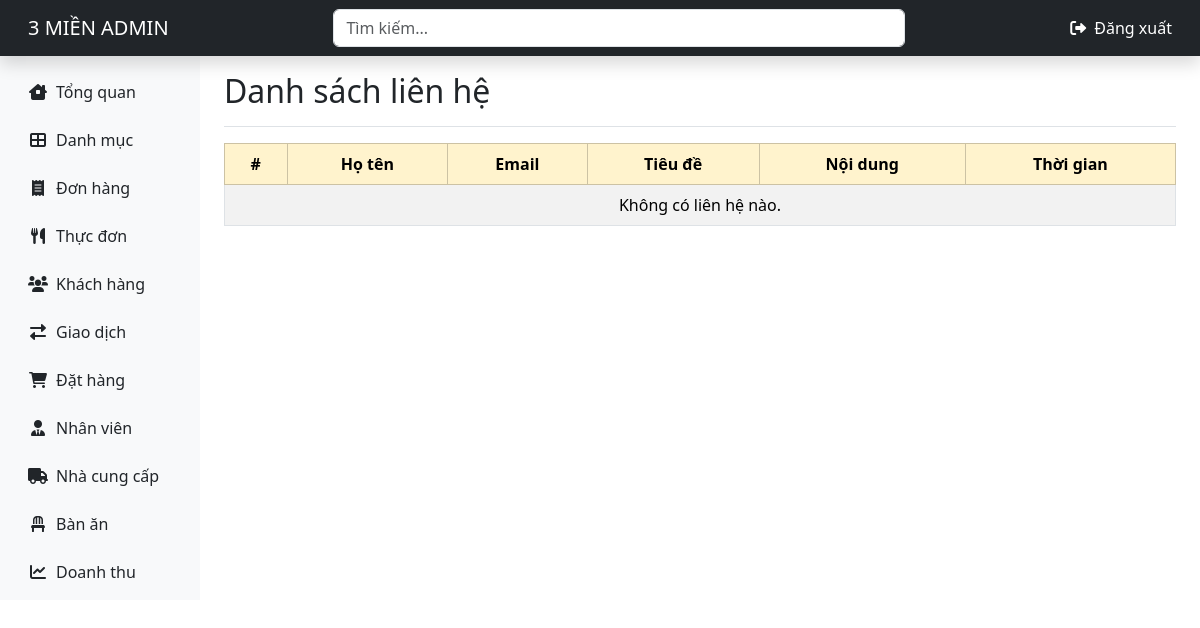
The page /admin/pages/contact/index.php on the database as committed earlier.
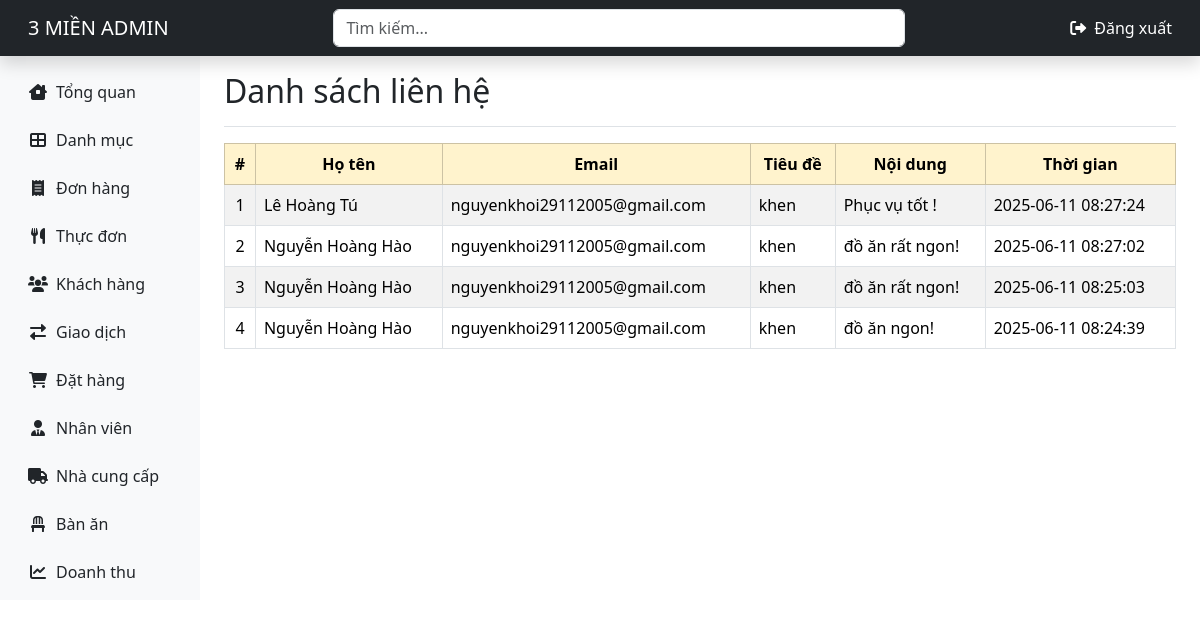
The same page on the database as committed later.
### tables this page shows
CREATE TABLE IF NOT EXISTS `contacts` (
  `id` int(11) NOT NULL AUTO_INCREMENT,
  `name` varchar(100) DEFAULT NULL,
  `email` varchar(100) DEFAULT NULL,
  `subject` varchar(200) DEFAULT NULL,
  `message` text DEFAULT NULL,
  `created_at` datetime DEFAULT current_timestamp(),
  PRIMARY KEY (`id`)
);

### admin/pages/contact/index.php (the view, shortened to what this page needs)
<?php
include_once __DIR__ . '/../../../dbconnect.php';
$sql = "SELECT * FROM contacts ORDER BY created_at DESC";
$result = mysqli_query($conn, $sql);
$arrContacts = [];
while ($row = mysqli_fetch_array($result, MYSQLI_ASSOC)) {
    $arrContacts[] = $row;
}
?>
<!DOCTYPE html>
<html lang="vi">
<head>
    <?php include_once __DIR__ . '/../../../layouts/style.php'; ?>
</head>
<body>
    <?php include_once __DIR__ . '/../../layouts/header.php'; ?>
    <div class="container-fluid">
        <div class="row">
            <?php include_once __DIR__ . '/../../layouts/sidebar.php'; ?>
            <main class="col-md-9 ms-sm-auto col-lg-10 px-md-4">
                <div class="d-flex justify-content-between flex-wrap flex-md-nowrap align-items-center pt-3 pb-2 mb-3 border-bottom">
                    <h1 class="h2">Danh sách liên hệ</h1>
                </div>
                <div class="table-responsive">
                    <table class="table table-striped table-bordered">
                        <thead class="table-warning text-center">
                            <tr>
                                <th>#</th>
                                <th>Họ tên</th>
                                <th>Email</th>
                                <th>Tiêu đề</th>
                                <th>Nội dung</th>
                                <th>Thời gian</th>
                            </tr>
                        </thead>
                        <tbody>
                            <?php foreach ($arrContacts as $index => $contact): ?>
                                <tr>
                                    <td class="text-center"><?= $index + 1 ?></td>
                                    <td><?= htmlspecialchars($contact['name']) ?></td>
                                    <td><?= htmlspecialchars($contact['email']) ?></td>
                                    <td><?= htmlspecialchars($contact['subject']) ?></td>
                                    <td><?= nl2br(htmlspecialchars($contact['message'])) ?></td>
                                    <td><?= $contact['created_at'] ?></td>
                                </tr>
                            <?php endforeach; ?>
                            <?php if (empty($arrContacts)): ?>
                                <tr><td colspan="6" class="text-center">Không có liên hệ nào.</td></tr>
                            <?php endif; ?>
                        </tbody>
                    </table>
                </div>
            </main>
        </div>
    </div>
</body>
</html>

### layouts/style.php
<link rel="stylesheet" type="text/css" href="/3mien_resfoods.com/assets/css/style.css" />
<link rel="stylesheet" type="text/css" href="/3mien_resfoods.com/assets/vendors/bootstrap/css/bootstrap.min.css" />
<link rel="stylesheet" type="text/css" href="/3mien_resfoods.com/assets/vendors/fontawesome/css/all.min.css" />
<link href="/3mien_resfoods.com/assets/vendors/aos/aos.css" rel="stylesheet" type="text/css">
<link href="/3mien_resfoods.com/assets/vendors/glightbox/css/glightbox.min.css" rel="stylesheet" type="text/css">
<link href="/3mien_resfoods.com/assets/vendors/swiper/swiper-bundle.min.css" rel="stylesheet" type="text/css">
<link href="/3mien_resfoods.com/assets/vendors/dragula/css/dragula.min.css" rel="stylesheet" type="text/css">

### admin/layouts/header.php (shortened to what this page needs)
<header class="navbar navbar-dark sticky-top bg-dark shadow px-3">
    <div class="container-fluid d-flex align-items-center justify-content-between">
        <div class="d-flex align-items-center gap-3">
            <a class="navbar-brand me-0" href="#">3 MIỀN ADMIN</a>
        </div>
        <form class="d-none d-md-block w-50">
            <input class="form-control form-control-dark" type="search" placeholder="Tìm kiếm..." aria-label="Search">
        </form>
        <div class="d-flex align-items-center">
            <a class="nav-link text-white" href="#">
                <i class="fa-solid fa-right-from-bracket me-1"></i> Đăng xuất
            </a>
        </div>
    </div>
</header>

### admin/layouts/sidebar.php
<?php
$currentPath = $_SERVER['REQUEST_URI'];
?>
<nav id="sidebarMenu" class="col-md-3 col-lg-2 d-md-block bg-light sidebar collapse">
    <div class="position-sticky pt-3">
        <ul class="nav flex-column">
            <li class="nav-item mb-2">
                <a class="nav-link <?= str_contains($currentPath, '/tongquan/') ? 'active bg-warning text-dark' : 'text-dark' ?> rounded d-flex align-items-center gap-2 px-3 py-2" href="../tongquan/index.php">
                    <i class="fa-solid fa-house fa-fw"></i> Tổng quan
                </a>
            </li>
            <li class="nav-item mb-2">
                <a class="nav-link <?= str_contains($currentPath, '/category/') ? 'active bg-warning text-dark' : 'text-dark' ?> rounded d-flex align-items-center gap-2 px-3 py-2" href="../category/index.php">
                    <i class="fa-solid fa-th-large fa-fw"></i> Danh mục
                </a>
            </li>
            <li class="nav-item mb-2">
                <a class="nav-link <?= str_contains($currentPath, '/orders/') ? 'active bg-warning text-dark' : 'text-dark' ?> rounded d-flex align-items-center gap-2 px-3 py-2" href="../orders/index.php">
                    <i class="fa-solid fa-receipt fa-fw"></i> Đơn hàng
                </a>
            </li>
            <li class="nav-item mb-2">
                <a class="nav-link <?= str_contains($currentPath, '/menu_items/') ? 'active bg-warning text-dark' : 'text-dark' ?> rounded d-flex align-items-center gap-2 px-3 py-2" href="../menu_items/index.php">
                    <i class="fa-solid fa-utensils fa-fw"></i> Thực đơn
                </a>
            </li>
            <li class="nav-item mb-2">
                <a class="nav-link <?= str_contains($currentPath, '/customers/') ? 'active bg-warning text-dark' : 'text-dark' ?> rounded d-flex align-items-center gap-2 px-3 py-2" href="../customers/index.php">
                    <i class="fa-solid fa-users fa-fw"></i> Khách hàng
                </a>
            </li>
            <li class="nav-item mb-2">
                <a class="nav-link <?= str_contains($currentPath, '/transactions/') ? 'active bg-warning text-dark' : 'text-dark' ?> rounded d-flex align-items-center gap-2 px-3 py-2" href="../transactions/index.php">
                    <i class="fa-solid fa-exchange-alt fa-fw"></i> Giao dịch
                </a>
            </li>
            <li class="nav-item mb-2">
                <a class="nav-link <?= str_contains($currentPath, '/bookings/') ? 'active bg-warning text-dark' : 'text-dark' ?> rounded d-flex align-items-center gap-2 px-3 py-2" href="../bookings/index.php">
                    <i class="fa-solid fa-cart-shopping fa-fw"></i> Đặt hàng
                </a>
            </li>
            <li class="nav-item mb-2">
                <a class="nav-link <?= str_contains($currentPath, '/staff/') ? 'active bg-warning text-dark' : 'text-dark' ?> rounded d-flex align-items-center gap-2 px-3 py-2" href="../staff/index.php">
                    <i class="fa-solid fa-user-tie fa-fw"></i> Nhân viên
                </a>
            </li>
            <li class="nav-item mb-2">
                <a class="nav-link <?= str_contains($currentPath, '/suppliers/') ? 'active bg-warning text-dark' : 'text-dark' ?> rounded d-flex align-items-center gap-2 px-3 py-2" href="../suppliers/index.php">
                    <i class="fa-solid fa-truck fa-fw"></i> Nhà cung cấp
                </a>
            </li>
            <li class="nav-item mb-2">
                <a class="nav-link <?= str_contains($currentPath, '/table/') ? 'active bg-warning text-dark' : 'text-dark' ?> rounded d-flex align-items-center gap-2 px-3 py-2" href="../table/index.php">
                    <i class="fa-solid fa-chair fa-fw"></i> Bàn ăn
                </a>
            </li>
            <li class="nav-item mb-2">
                <a class="nav-link <?= str_contains($currentPath, '/revenue/') ? 'active bg-warning text-dark' : 'text-dark' ?> rounded d-flex align-items-center gap-2 px-3 py-2" href="../revenue/index.php">
                    <i class="fa-solid fa-chart-line fa-fw"></i> Doanh thu
                </a>
            </li>
        </ul>
    </div>
</nav>

Rows that differ between the two databases and show on the page:
added contacts: name "Lê Hoàng Tú", email "nguyenkhoi29112005@gmail.com", subject "khen", message "Phục vụ tốt !", created_at "2025-06-11 08:27:24"
added contacts: name "Nguyễn Hoàng Hào", email "nguyenkhoi29112005@gmail.com", subject "khen", message "đồ ăn rất ngon!", created_at "2025-06-11 08:27:02"
added contacts: name "Nguyễn Hoàng Hào", email "nguyenkhoi29112005@gmail.com", subject "khen", message "đồ ăn rất ngon!", created_at "2025-06-11 08:25:03"
added contacts: name "Nguyễn Hoàng Hào", email "nguyenkhoi29112005@gmail.com", subject "khen", message "đồ ăn ngon!", created_at "2025-06-11 08:24:39"
Other text that changed with them:
text no longer shown: "Không có liên hệ nào."
